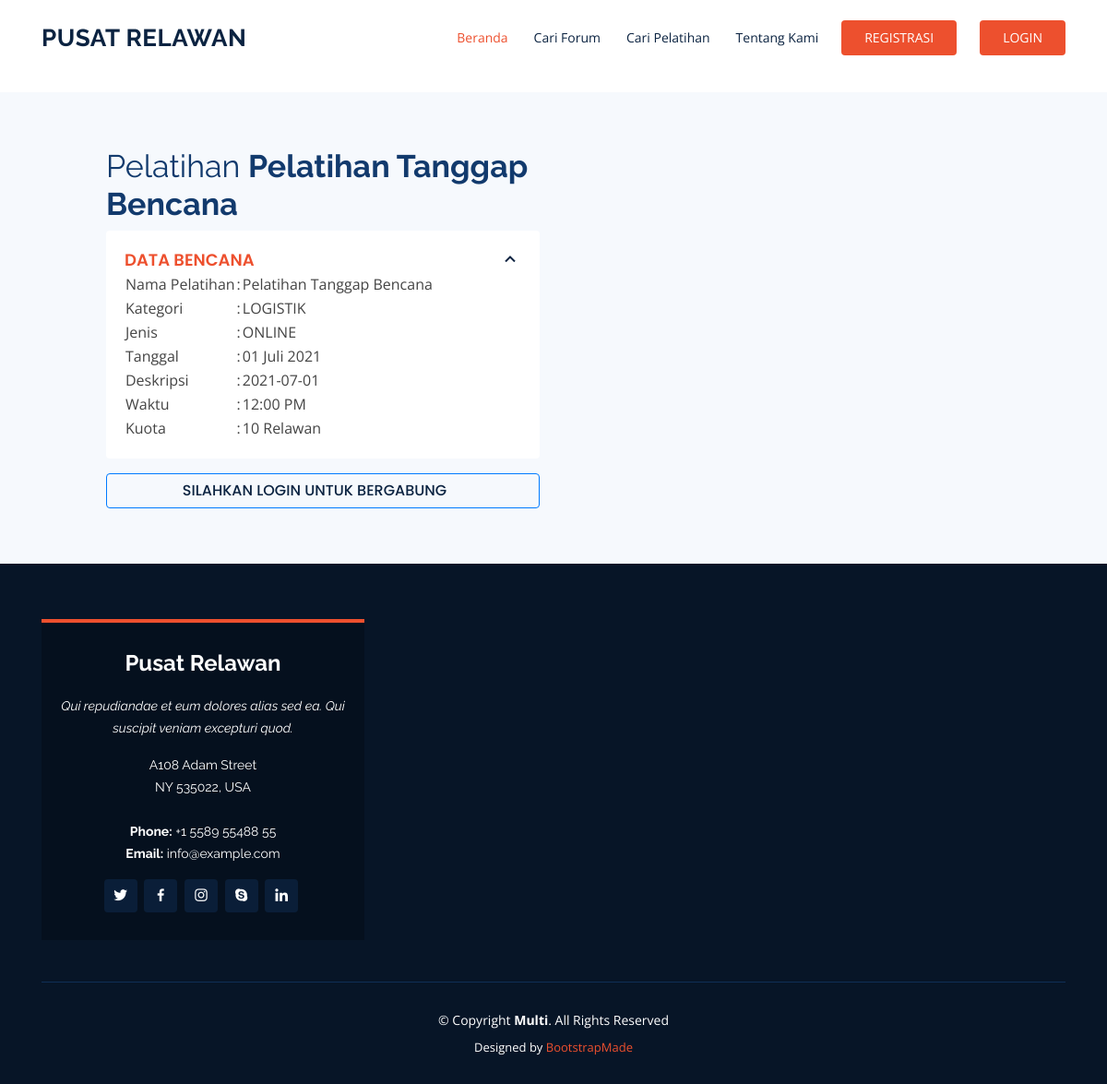
The page /pelatihan/detail_pelatihan?id_pelatihan=4 on the database its author committed.
### tables this page shows
CREATE TABLE `pelatihan` (
  `id_pelatihan` int(11) NOT NULL,
  `id_forum` int(11) DEFAULT NULL,
  `nama_pelatihan` varchar(255) DEFAULT NULL,
  `id_kategori_pelatihan` int(11) NOT NULL DEFAULT 0,
  `id_jenis_pelatihan` int(11) DEFAULT NULL,
  `tanggal_pelatihan` date DEFAULT NULL,
  `deskripsi_pelatihan` varchar(100) DEFAULT NULL,
  `waktu` varchar(50) DEFAULT NULL,
  `kuota` int(11) DEFAULT NULL,
  `status_pengajuan_pelatihan` int(11) DEFAULT 0
);

CREATE TABLE `kategori_pelatihan` (
  `id_kategori_pelatihan` int(11) NOT NULL,
  `nama_kategori_pelatihan` varchar(100) DEFAULT NULL
);

CREATE TABLE `jenis_pelatihan` (
  `id_jenis_pelatihan` int(11) NOT NULL,
  `nama_jenis_pelatihan` varchar(255) DEFAULT NULL
);

### application/controllers/pelatihan.php (called while the page is built, shortened)
<?php
class pelatihan extends CI_Controller {
	public function __construct()
	{
        $this->load->helper('tanggal');
		$this->load->model('model_pelatihan', 'pelatihan');
    }
	public function detail_pelatihan()
	{
		$id_pelatihan = $_GET['id_pelatihan'];
		$data['data_pelatihan'] = $this->pelatihan->getPelatihanById($id_pelatihan);
		$this->load->view('front/pelatihan/detail_pelatihan', $data);
	}
}

### index.php (called while the page is built, shortened)
<?php
require_once BASEPATH.'core/CodeIgniter.php';

### application/models/model_pelatihan.php (called while the page is built, shortened)
<?php
class model_pelatihan extends CI_Model {
   function getPelatihanById($id_pelatihan)
   {
      $this->db->from('pelatihan a');
      $this->db->join('kategori_pelatihan b', 'a.id_kategori_pelatihan = b.id_kategori_pelatihan');
      $this->db->join('jenis_pelatihan c', 'a.id_jenis_pelatihan = c.id_jenis_pelatihan');
      $this->db->where('id_pelatihan', $id_pelatihan);
      $query = $this->db->get();
      return $query->result();
   }
}

### application/helpers/tanggal_helper.php (called while the page is built, shortened)
<?php
function tgl_indo($tanggal){
	$bulan = array (
		1 =>   'Januari',
		'Februari',
		'Maret',
		'April',
		'Mei',
		'Juni',
		'Juli',
		'Agustus',
		'September',
		'Oktober',
		'November',
		'Desember'
	);
	$pecahkan = explode('-', $tanggal);
	return $pecahkan[2] . ' ' . $bulan[ (int)$pecahkan[1] ] . ' ' . $pecahkan[0];
}
?>

### application/views/front/pelatihan/detail_pelatihan.php (the view, shortened to what this page needs)
<main id="main">
  <section id="why-us" class="why-us section-bg">
    <div class="container-fluid" data-aos="fade-up">
      <div class="row">
        <div class="col-lg-7 d-flex flex-column justify-content-center align-items-stretch">
          <div class="content">
            <h3>Pelatihan <strong><?= $data_pelatihan[0]->nama_pelatihan ?></strong></h3>
          </div>
          <div class="accordion-list">
            <ul>
              <li>
                <a data-toggle="collapse" class="collapse" href="#accordion-list-1"><span>DATA BENCANA</span> <i class="bx bx-chevron-down icon-show"></i><i class="bx bx-chevron-up icon-close"></i></a>
                <div id="accordion-list-1" class="collapse show" data-parent=".accordion-list">
                  <table>
                        <tr>
                          <td>Nama Pelatihan</td>
                          <td>:</td>
                          <td><?= $data_pelatihan[0]->nama_pelatihan ?></td>
                        </tr>
                        <tr>
                          <td>Kategori</td>
                          <td>:</td>
                          <td><?= $data_pelatihan[0]->nama_kategori_pelatihan ?></td>
                        </tr>
                        <tr>
                          <td>Jenis</td>
                          <td>:</td>
                          <td><?= $data_pelatihan[0]->nama_jenis_pelatihan ?></td>
                        </tr>
                        <tr>
                          <td>Tanggal</td>
                          <td>:</td>
                          <td><?= tgl_indo($data_pelatihan[0]->tanggal_pelatihan) ?></td>
                        </tr>
                        <tr>
                          <td>Deskripsi</td>
                          <td>:</td>
                          <td><?= $data_pelatihan[0]->tanggal_pelatihan ?></td>
                        </tr>
                        <tr>
                          <td>Waktu</td>
                          <td>:</td>
                          <td><?= $data_pelatihan[0]->waktu ?></td>
                        </tr>
                        <tr>
                          <td>Kuota</td>
                          <td>:</td>
                          <td><?= $data_pelatihan[0]->kuota ?> Relawan</td>
                        </tr>
                  </table>
                </div>
              </li>
            </ul>
            <?php
              if($this->session->userdata('login_relawan') == FALSE) {  ?>
                      <a class="btn btn-outline-primary" href="#" role="button">SILAHKAN LOGIN UNTUK BERGABUNG</a>
              <?php }else { ?>
                  <a class="btn btn-outline-primary" href="#" role="button" data-toggle="modal" data-target="#exampleModal">GABUNG SEKARANG</a>
              <?php } ?>
          </div>
        </div>
      </div>
    </div>
  </section>
</main>

### assets/front/css/style.css (style rules this page uses)
body { font-family: "Open Sans", sans-serif; color: #444444; }
a { color: #ed502e; }
h1, h2, h3, h4, h5, h6 { font-family: "Raleway", sans-serif; }
section { padding: 60px 0; }
.section-bg { background-color: #f6f9fd; }
.why-us { padding: 0; }
.why-us .content { padding: 60px 100px 0 100px; }
.why-us .content h3 { font-weight: 400; font-size: 34px; color: #123a6d; }
.why-us .accordion-list { padding: 0 100px 60px 100px; }
.why-us .accordion-list ul { padding: 0; list-style: none; }
.why-us .accordion-list li { padding: 20px; background: #fff; border-radius: 4px; }
.why-us .accordion-list a { display: block; position: relative; font-family: "Poppins", sans-serif; font-size: 16px; line-height: 24px; font-weight: 500; padding-right: 30px; outline: none; color: #0b2341; }
.why-us .accordion-list span { color: #ed502e; font-weight: 600; font-size: 18px; padding-right: 10px; }
.why-us .accordion-list i { font-size: 24px; position: absolute; right: 0; top: 0; }

### assets/front/css/style2.css (style rules this page uses)
.section-bg { margin-top: 100px; }

### rows shown on the page
pelatihan: nama_pelatihan "Pelatihan Tanggap Bencana", id_kategori_pelatihan.nama_kategori_pelatihan "LOGISTIK", id_jenis_pelatihan.nama_jenis_pelatihan "ONLINE", tanggal_pelatihan "01 Juli 2021", tanggal_pelatihan "2021-07-01", waktu "12:00 PM", kuota "10"
